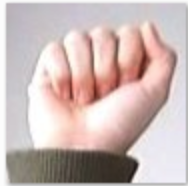
#> input picture data/a.png, 188 x 186 px
$ python -i augment_backgrounds.py   (imports and definitions only)
#> lines starting #> are read from the running program, lines starting #| are printed output that depends on the picture; after the words box and inside, x2 and y2 are one past the last pixel; in counts of white or black regions, pixels touching at a corner belong together
import os
import csv
import sys
import cv2
import numpy as np

CUSTOM_CSV = "/app/data/custom_train.csv"
BG_DIR = "/app/data/backgrounds"
OUTPUT_CSV = "/app/data/bg_augmented_train.csv"
VARIANTS_PER_SAMPLE = 8


# [14 lines left out: function load_backgrounds, not called in this run]


def hand_mask(img28):
    # Otsu split into two groups; assume whichever group dominates the
    # image border is background (dataset crops are tight, but a thin
    # border strip is almost always background, not hand).
    blurred = cv2.GaussianBlur(img28, (3, 3), 0)
    _, mask = cv2.threshold(blurred, 0, 255, cv2.THRESH_BINARY + cv2.THRESH_OTSU)
    border = np.concatenate([mask[0, :], mask[-1, :], mask[:, 0], mask[:, -1]])
    if border.mean() > 127:
        mask = 255 - mask
    # Clean up small noise specks from the threshold.
    mask = cv2.morphologyEx(mask, cv2.MORPH_OPEN, np.ones((2, 2), np.uint8))
    return mask


# [61 lines left out: functions random_bg_patch, composite_row, main, not called in this run]


# [2 lines not run here, left out]

>>> import cv2
>>> picture = cv2.imread('../data/a.png', cv2.IMREAD_GRAYSCALE)
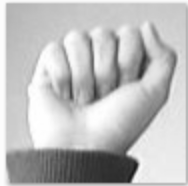
#> picture: shape (186, 188); min 26, max 255, mean 189.2
>>> result = hand_mask(picture)
#> in hand_mask, `_, mask = cv2.threshold(blurred, 0, 255, cv2.THRESH_BINARY + cv2.THRES..`:
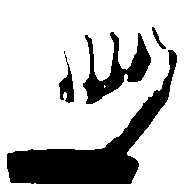
#> mask: shape (186, 188); 76.9% white; 5 black regions (1 under 20 px), largest, box (x1, y1, x2, y2) and area: (7, 50, 177, 184) 5830, (83, 32, 151, 104) 1823, (59, 55, 74, 103) 332, (152, 27, 166, 49) 86
#> in hand_mask, `border = np.concatenate([mask[0, :], mask[-1, :], mask[:, 0], mask[:, ..`: border = 748 values from 255 to 255
#> in hand_mask, `mask = cv2.morphologyEx(mask, cv2.MORPH_OPEN, np.ones((2, 2), np.uint8))`:
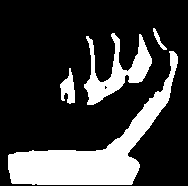
#> mask: shape (186, 188); 23% white; 4 white regions, box (x1, y1, x2, y2) and area: (8, 51, 178, 185) 5830, (84, 33, 152, 105) 1823, (60, 68, 75, 104) 317, (153, 28, 167, 50) 86
